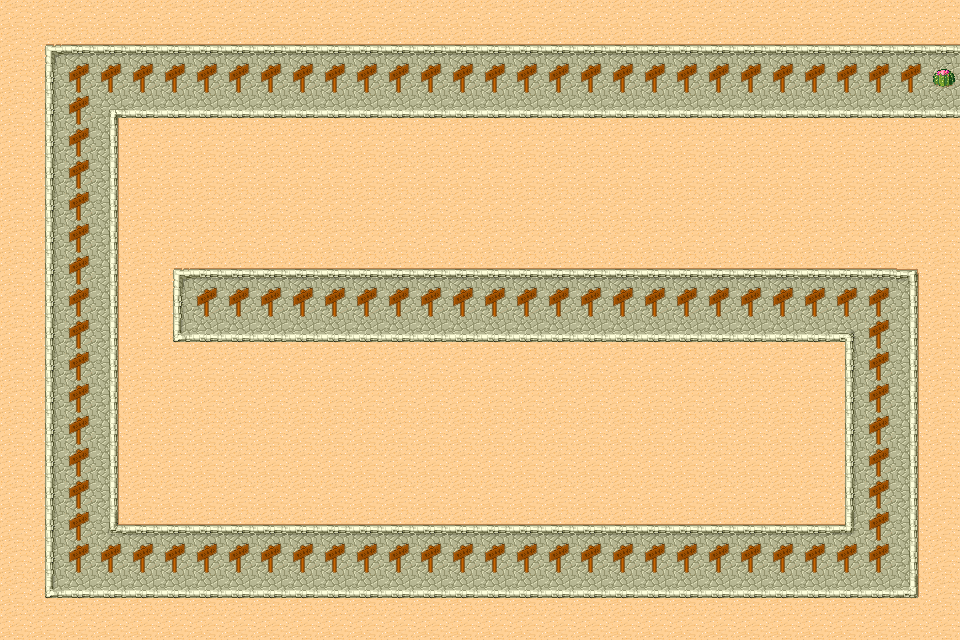

The image is a tile-based game level rendered from a .tmx file. Its description and source (layers, tilesets, objects; grid data summarised) follow:
An orthogonal 30x20 tile map with 32x32 px tiles, 3 tile layers (Background, Default, Foreground) and 30 objects.

<map version="1.0" orientation="orthogonal" width="30" height="20" tilewidth="32" tileheight="32">
 <tileset firstgid="1" name="Desert" tilewidth="32" tileheight="32" spacing="1" margin="1">
  <image source="Desert.png" width="265" height="199" />
  <tile id="30">
   <properties>
    <property name="type" value="spwanPoint" />
   </properties>
  </tile>
  <tile id="45">
   <properties>
    <property name="type" value="walkable" />
   </properties>
  </tile>
 </tileset>
 <layer name="Background" width="30" height="20">
  <data>[600 cells, 600 non-empty, 1 distinct tile ids]</data>
 </layer>
 <layer name="Default" width="30" height="20">
  <data>[600 cells, 294 non-empty, 13 distinct tile ids]</data>
 </layer>
 <layer name="Foreground" width="30" height="20">
  <data>[600 cells, 97 non-empty, 2 distinct tile ids]</data>
 </layer>
 <objectgroup name="对象层 1" width="30" height="20">
  <object gid="47" x="505" y="461" />
  <object gid="47" x="405" y="457" />
  <object gid="47" x="475" y="423" />
  <object gid="47" x="475" y="454" />
  <object gid="47" x="460" y="464" />
  <object gid="47" x="452" y="464" />
  <object gid="47" x="340" y="308" />
  <object gid="47" x="292" y="326" />
  <object gid="47" x="305" y="340" />
  <object gid="47" x="405" y="318" />
  <object gid="47" x="485" y="324" />
  <object gid="47" x="530" y="334" />
  <object gid="47" x="644" y="319" />
  <object gid="47" x="673" y="305" />
  <object gid="47" x="593" y="288" />
  <object gid="47" x="541" y="300" />
  <object gid="47" x="523" y="331" />
  <object gid="47" x="610" y="391" />
  <object gid="47" x="663" y="412" />
  <object gid="47" x="671" y="425" />
  <object gid="47" x="497" y="441" />
  <object gid="47" x="324" y="428" />
  <object gid="47" x="339" y="392" />
  <object gid="47" x="415" y="370" />
  <object x="156" y="149" width="177" height="77" />
  <object x="443" y="157" width="108" height="38" />
  <object x="638" y="132" width="97" height="54">
   <ellipse />
  </object>
  <object x="804" y="204" width="89" height="70">
   <ellipse />
  </object>
  <object x="171" y="382">
   <polygon points="0,0 -50,81 14,147 87,145 77,8" />
  </object>
  <object x="915" y="59">
   <polyline points="0,0 -590,29 -804,41 -882,226 -842,547 -498,555 -130,461 -75,314" />
  </object>
 </objectgroup>
</map>